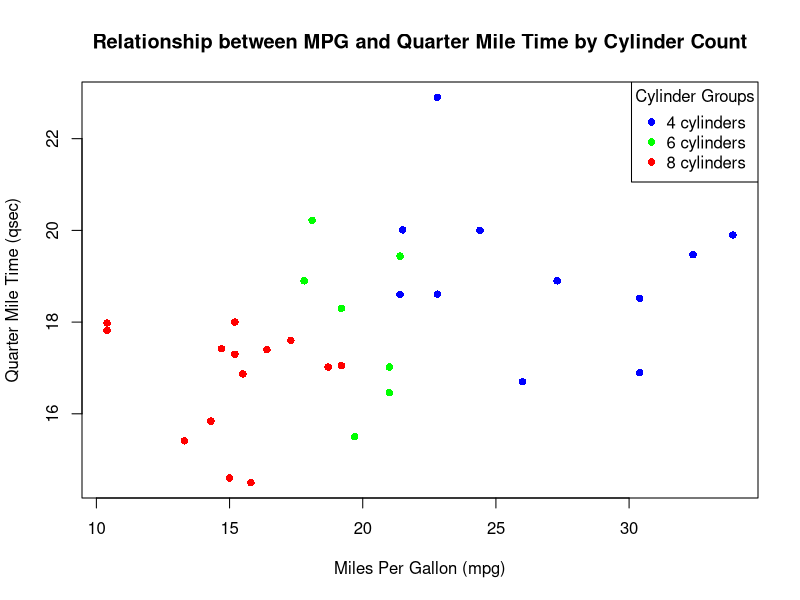

The R source for this figure:
# Step 1: Read the dataset
# Note: mtcars is built into R, so we can load it directly
data(mtcars)

# Display the first few rows to understand the data structure
head(mtcars)

# Step 2: Read values in column "cyl"
cylinders <- mtcars$cyl
unique(cylinders)  # Check the unique values in cylinders column

# Step 3: Create color vector based on cylinder values
# If cyl=8, then color red; if cyl=6, then color green; if cyl=4, then color blue
colors <- ifelse(cylinders == 8, "red", 
                ifelse(cylinders == 6, "green", "blue"))

# Step 4 & 5: Plot the values of mpg and qsec with colors based on cylinders
# Create the plot
plot(mtcars$mpg, mtcars$qsec, 
     main="Relationship between MPG and Quarter Mile Time by Cylinder Count",
     xlab="Miles Per Gallon (mpg)", 
     ylab="Quarter Mile Time (qsec)",
     pch=16,  # Solid circle point type
     col=colors)  # Apply our color coding

# Add a legend to the plot
legend("topright", 
       legend=c("4 cylinders", "6 cylinders", "8 cylinders"),
       col=c("blue", "green", "red"), 
       pch=16,
       title="Cylinder Groups")

# Additional analysis: Calculate summary statistics for each cylinder group
by_cyl <- split(mtcars, mtcars$cyl)
summary_stats <- lapply(by_cyl, function(df) {
  data.frame(
    count = nrow(df),
    avg_mpg = mean(df$mpg),
    avg_qsec = mean(df$qsec),
    cor_mpg_qsec = cor(df$mpg, df$qsec)
  )
})

# Display summary statistics
summary_stats